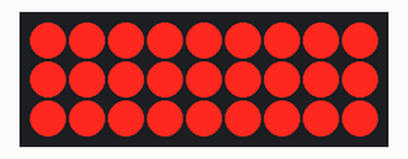
Recording of a sketch running on a simulated Arduino Uno, built with avr-gcc and run on an emulated ATmega328P. Shown: 9×3 LED matrix. Wiring (inferred from the names in the program): LED cube drawn one layer per row (orientation assumed): layers pin 13, pin 12, pin 11; columns pin 10, pin 9, pin 8, pin 7, pin 6, pin 5, pin 4, pin 3, pin 2.

Above: at 3.6 s.
At 10.82 s:
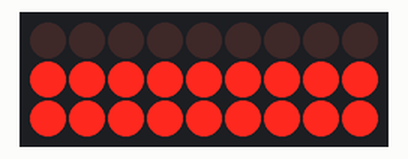
At 13.3 s:
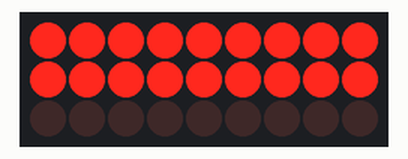
At 15.33 s:
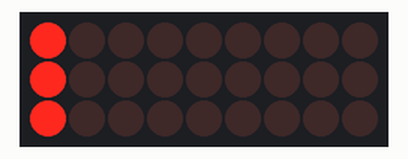
At 17.91 s:
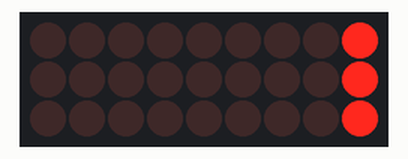
At 31.66 s:
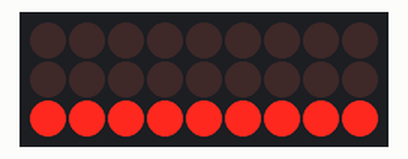

The sketch:

3x3_lec_cube.ino
```cpp
/* 3x3x3 LED Cube
  Connection Setup:
  Columns
  [(x,y)-Pin]
  (0,0)-10
  (0,1)-9
  (0,2)-8
  (1,0)-7
  (1,1)-6
  (1,2)-5
  (2,0)-4
  (2,1)-3
  (2,2)-2
  Layers
  [layer-Pin]
  a-11
  b-12
  c-13
*/
int column[9] = { 10, 9, 8, 7, 6, 5, 4, 3, 2};
int layer[3] = { 13, 12, 11};

int time = 250;
int i;
int j;
int k;

void setup() {
  for (i = 0; i < 9; i++) {
    pinMode(column[i], OUTPUT);
  }

  for (i = 0; i < 3; i++) {
    pinMode(layer[i], OUTPUT);
  }
}

void loop() {
  turnEverythingOn();
  flickerOn();
  turnEverythingOff();
  delay(time);

  turnOnAndOffAllByLayerUpAndDownNotTimed();
  layerstompUpAndDown();
  turnOnAndOffAllByColumnSideways();
}

void turnEverythingOn() {
  for (i = 0; i < 9; i++) {
    digitalWrite(column[i], HIGH);
  }
  for (i = 0; i < 3; i++) {
    digitalWrite(layer[i], HIGH);
  }
}
void turnEverythingOff() {
  for (i = 0; i < 9; i++) {
    digitalWrite(column[i], LOW);
  }
  for (i = 0; i < 3; i++) {
    digitalWrite(layer[i], LOW);
  }
}
void columnsOn() {
  for (i = 0; i < 9; i++) {
    digitalWrite(column[i], HIGH);
  }
}
void columnsOff() {
  for (i = 0; i < 9; i++) {
    digitalWrite(column[i], LOW);
  }
}
void layersOn() {
  for (i = 0; i < 3; i++) {
    digitalWrite(layer[i], HIGH);
  }
}
void layersOff() {
  for (i = 0; i < 3; i++) {
    digitalWrite(layer[i], LOW);
  }
}
void flickerOn() {
  j = 150;
  while (j != 0) {
    turnEverythingOff();
    delay(j);
    turnEverythingOn();
    delay(j); j = j - 5;
  }
}
void flickerOff() {
  turnEverythingOff();
  for (k = 0;
       k != 150;
       k = k + 5) {
    turnEverythingOn();
    delay(k + 50);
    turnEverythingOff();
    delay(k);
  }
}
void turnOnAndOffAllByLayerUpAndDownNotTimed()
{ int x = 75;
  for (int i = 5;
       i != 0;
       i--) {
    turnEverythingOn();
    for (int i = 3; i != 0; i--)
    { digitalWrite(layer[i - 1], LOW);
      delay(x);
    }
    for (int i = 0;
         i < 3; i++) {
      digitalWrite(layer[i], HIGH);
      delay(x);
    }
    for (int i = 0;
         i < 3; i++) {
      digitalWrite(layer[i], LOW);
      delay(x);
    }
    for (int i = 3;
         i != 0;
         i--) {
      digitalWrite(layer[i - 1], HIGH);
      delay(x);
    }
  }
}

void layerstompUpAndDown() {
  int x = 75;
  for (int i = 0;
       i < 3; i++) {
    digitalWrite(layer[i], HIGH);
  }
  for (int y = 0;
       y < 5; y++) {
    for (int count = 0;
         count < 1;
         count++) {
      for (int i = 0;
           i < 3; i++) {
        digitalWrite(layer[i], LOW);
        delay(x);
        digitalWrite(layer[i], HIGH);
      }
      for (int i = 3;
           i != 0; i--) {
        digitalWrite(layer[i - 1], LOW);
        delay(x);
        digitalWrite(layer[i - 1], HIGH);
      }
    }
    for (int i = 0;
         i < 3; i++) {
      digitalWrite(layer[i], LOW);
      delay(x);
    }
    for (int i = 3;
         i != 0; i--) {
      digitalWrite(layer[i - 1], HIGH);
      delay(x);
    }
  }
}

void turnOnAndOffAllByColumnSideways() {
  int x = 75;
  layersOn();
  for (int y = 0; y < 3; y++) {
    for (int i = 0; i < 9; i++) {
      digitalWrite(column[i], HIGH);
      delay(x);
    }

    for (int i = 0;
         i < 9; i++) {
      digitalWrite(column[i], LOW);
      delay(x);
    }
  }
}
```

Measured:
- what the display in image 0 shows lasts 1.1 s, from 3.6 s to 4.7 s
